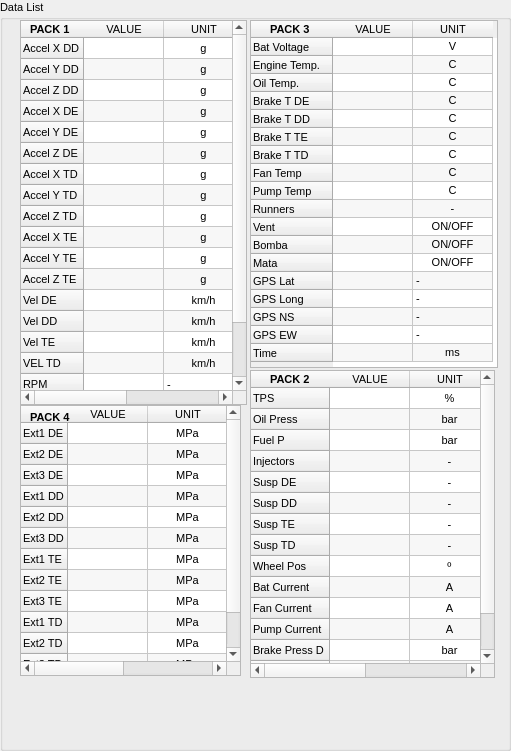
   <widget class="QGroupBox" name="groupBox_18">
    <property name="geometry">
     <rect>
      <x>690</x>
      <y>0</y>
      <width>511</width>
      <height>751</height>
     </rect>
    </property>
    <property name="font">
     <font>
      <pointsize>8</pointsize>
     </font>
    </property>
    <property name="title">
     <string>Data List</string>
    </property>
    <widget class="QTableWidget" name="tableWidget_Package1">
     <property name="geometry">
      <rect>
       <x>20</x>
       <y>20</y>
       <width>227</width>
       <height>385</height>
      </rect>
     </property>
     <property name="font">
      <font>
       <pointsize>8</pointsize>
      </font>
     </property>
     <property name="sizeAdjustPolicy">
      <enum>QAbstractScrollArea::AdjustToContentsOnFirstShow</enum>
     </property>
     <property name="alternatingRowColors">
      <bool>true</bool>
     </property>
     <property name="showGrid">
      <bool>true</bool>
     </property>
     <property name="gridStyle">
      <enum>Qt::SolidLine</enum>
     </property>
     <property name="wordWrap">
      <bool>true</bool>
     </property>
     <attribute name="horizontalHeaderVisible">
      <bool>true</bool>
     </attribute>
     <attribute name="horizontalHeaderDefaultSectionSize">
      <number>80</number>
     </attribute>
     <attribute name="horizontalHeaderHighlightSections">
      <bool>true</bool>
     </attribute>
     <attribute name="verticalHeaderDefaultSectionSize">
      <number>21</number>
     </attribute>
     <row>
      <property name="text">
       <string>Accel X DD</string>
      </property>
     </row>
     <row>
      <property name="text">
       <string>Accel Y DD</string>
      </property>
     </row>
     <row>
      <property name="text">
       <string>Accel Z DD</string>
      </property>
     </row>
     <row>
      <property name="text">
       <string>Accel X DE</string>
      </property>
     </row>
     <row>
      <property name="text">
       <string>Accel Y DE</string>
      </property>
     </row>
     <row>
      <property name="text">
       <string>Accel Z DE</string>
      </property>
     </row>
     <row>
      <property name="text">
       <string>Accel X TD</string>
      </property>
     </row>
     <row>
      <property name="text">
       <string>Accel Y TD</string>
      </property>
     </row>
     <row>
      <property name="text">
       <string>Accel Z TD</string>
      </property>
     </row>
     <row>
      <property name="text">
       <string>Accel X TE</string>
      </property>
     </row>
     <row>
      <property name="text">
       <string>Accel Y TE</string>
      </property>
     </row>
     <row>
      <property name="text">
       <string>Accel Z TE</string>
      </property>
     </row>
     <row>
      <property name="text">
       <string>Vel DE</string>
      </property>
     </row>
     <row>
      <property name="text">
       <string>Vel DD</string>
      </property>
     </row>
     <row>
      <property name="text">
       <string>Vel TE</string>
      </property>
     </row>
     <row>
      <property name="text">
       <string>VEL TD</string>
      </property>
     </row>
     <row>
      <property name="text">
       <string>RPM</string>
      </property>
     </row>
     <row>
      <property name="text">
       <string>Beacon</string>
      </property>
     </row>
     <row>
      <property name="text">
       <string>Time</string>
      </property>
     </row>
     <column>
      <property name="text">
       <string>VALUE</string>
      </property>
     </column>
     <column>
      <property name="text">
       <string>UNIT</string>
      </property>
     </column>
     <item row="0" column="0">
      <property name="text">
       <string/>
      </property>
      <property name="textAlignment">
       <set>AlignCenter</set>
      </property>
     </item>
     <item row="0" column="1">
      <property name="text">
       <string>g</string>
      </property>
      <property name="textAlignment">
       <set>AlignCenter</set>
      </property>
     </item>
     <item row="1" column="0">
      <property name="text">
       <string/>
      </property>
      <property name="textAlignment">
       <set>AlignCenter</set>
      </property>
     </item>
     <item row="1" column="1">
      <property name="text">
       <string>g</string>
      </property>
      <property name="textAlignment">
       <set>AlignCenter</set>
      </property>
     </item>
     <item row="2" column="0">
      <property name="text">
       <string/>
      </property>
      <property name="textAlignment">
       <set>AlignCenter</set>
      </property>
     </item>
     <item row="2" column="1">
      <property name="text">
       <string>g</string>
      </property>
      <property name="textAlignment">
       <set>AlignCenter</set>
      </property>
     </item>
     <item row="3" column="0">
      <property name="text">
       <string/>
      </property>
      <property name="textAlignment">
       <set>AlignCenter</set>
      </property>
     </item>
     <item row="3" column="1">
      <property name="text">
       <string>g</string>
      </property>
      <property name="textAlignment">
       <set>AlignCenter</set>
      </property>
     </item>
     <item row="4" column="0">
      <property name="text">
       <string/>
      </property>
      <property name="textAlignment">
       <set>AlignCenter</set>
      </property>
     </item>
     <item row="4" column="1">
      <property name="text">
       <string>g</string>
      </property>
      <property name="textAlignment">
       <set>AlignCenter</set>
      </property>
     </item>
     <item row="5" column="0">
      <property name="text">
       <string/>
      </property>
      <property name="textAlignment">
       <set>AlignCenter</set>
      </property>
     </item>
     <item row="5" column="1">
      <property name="text">
       <string>g</string>
      </property>
      <property name="textAlignment">
       <set>AlignCenter</set>
      </property>
     </item>
     <item row="6" column="0">
      <property name="text">
       <string/>
      </property>
      <property name="textAlignment">
       <set>AlignCenter</set>
      </property>
     </item>
     <item row="6" column="1">
      <property name="text">
       <string>g</string>
      </property>
      <property name="textAlignment">
       <set>AlignCenter</set>
      </property>
     </item>
     <item row="7" column="0">
      <property name="text">
       <string/>
      </property>
      <property name="textAlignment">
       <set>AlignCenter</set>
      </property>
     </item>
     <item row="7" column="1">
      <property name="text">
       <string>g</string>
      </property>
      <property name="textAlignment">
       <set>AlignCenter</set>
      </property>
     </item>
     <item row="8" column="1">
      <property name="text">
       <string>g</string>
      </property>
      <property name="textAlignment">
       <set>AlignCenter</set>
      </property>
     </item>
     <item row="9" column="1">
      <property name="text">
       <string>g</string>
      </property>
      <property name="textAlignment">
       <set>AlignCenter</set>
      </property>
     </item>
     <item row="10" column="1">
      <property name="text">
       <string>g</string>
      </property>
      <property name="textAlignment">
       <set>AlignCenter</set>
      </property>
     </item>
     <item row="11" column="1">
      <property name="text">
       <string>g</string>
      </property>
      <property name="textAlignment">
       <set>AlignCenter</set>
      </property>
     </item>
     <item row="12" column="1">
      <property name="text">
       <string>km/h</string>
      </property>
      <property name="textAlignment">
       <set>AlignCenter</set>
      </property>
     </item>
     <item row="13" column="1">
      <property name="text">
       <string>km/h</string>
      </property>
      <property name="textAlignment">
       <set>AlignCenter</set>
      </property>
     </item>
     <item row="14" column="1">
      <property name="text">
       <string>km/h</string>
      </property>
      <property name="textAlignment">
       <set>AlignCenter</set>
      </property>
     </item>
     <item row="15" column="1">
      <property name="text">
       <string>km/h</string>
      </property>
      <property name="textAlignment">
       <set>AlignCenter</set>
      </property>
     </item>
     <item row="16" column="1">
      <property name="text">
       <string>-</string>
      </property>
     </item>
     <item row="17" column="1">
      <property name="text">
       <string>-</string>
      </property>
     </item>
     <item row="18" column="1">
      <property name="text">
       <string>ms</string>
      </property>
     </item>
    </widget>
    <widget class="QLabel" name="label_38">
     <property name="geometry">
      <rect>
       <x>30</x>
       <y>20</y>
       <width>41</width>
       <height>20</height>
      </rect>
     </property>
     <property name="font">
      <font>
       <weight>75</weight>
       <bold>true</bold>
      </font>
     </property>
     <property name="text">
      <string>&lt;html&gt;&lt;head/&gt;&lt;body&gt;&lt;p&gt;PACK 1&lt;/p&gt;&lt;/body&gt;&lt;/html&gt;</string>
     </property>
    </widget>
    <widget class="QTableWidget" name="tableWidget_Package2">
     <property name="geometry">
      <rect>
       <x>250</x>
       <y>370</y>
       <width>245</width>
       <height>308</height>
      </rect>
     </property>
     <property name="font">
      <font>
       <pointsize>8</pointsize>
      </font>
     </property>
     <property name="alternatingRowColors">
      <bool>true</bool>
     </property>
     <attribute name="horizontalHeaderDefaultSectionSize">
      <number>80</number>
     </attribute>
     <attribute name="verticalHeaderDefaultSectionSize">
      <number>21</number>
     </attribute>
     <row>
      <property name="text">
       <string>TPS</string>
      </property>
     </row>
     <row>
      <property name="text">
       <string>Oil Press</string>
      </property>
     </row>
     <row>
      <property name="text">
       <string>Fuel P</string>
      </property>
     </row>
     <row>
      <property name="text">
       <string>Injectors</string>
      </property>
     </row>
     <row>
      <property name="text">
       <string>Susp DE</string>
      </property>
     </row>
     <row>
      <property name="text">
       <string>Susp DD</string>
      </property>
     </row>
     <row>
      <property name="text">
       <string>Susp TE</string>
      </property>
     </row>
     <row>
      <property name="text">
       <string>Susp TD</string>
      </property>
     </row>
     <row>
      <property name="text">
       <string>Wheel Pos</string>
      </property>
     </row>
     <row>
      <property name="text">
       <string>Bat Current</string>
      </property>
     </row>
     <row>
      <property name="text">
       <string>Fan Current</string>
      </property>
     </row>
     <row>
      <property name="text">
       <string>Pump Current</string>
      </property>
     </row>
     <row>
      <property name="text">
       <string>Brake Press D</string>
      </property>
     </row>
     <row>
      <property name="text">
       <string>Brake Press T</string>
      </property>
     </row>
     <row>
      <property name="text">
       <string>Time</string>
      </property>
     </row>
     <column>
      <property name="text">
       <string>VALUE</string>
      </property>
     </column>
     <column>
      <property name="text">
       <string>UNIT</string>
      </property>
     </column>
     <item row="0" column="0">
      <property name="text">
       <string/>
      </property>
      <property name="textAlignment">
       <set>AlignCenter</set>
      </property>
     </item>
     <item row="0" column="1">
      <property name="text">
       <string>%</string>
      </property>
      <property name="textAlignment">
       <set>AlignCenter</set>
      </property>
     </item>
     <item row="1" column="0">
      <property name="text">
       <string/>
      </property>
      <property name="textAlignment">
       <set>AlignCenter</set>
      </property>
     </item>
     <item row="1" column="1">
      <property name="text">
       <string>bar</string>
      </property>
      <property name="textAlignment">
       <set>AlignCenter</set>
      </property>
     </item>
     <item row="2" column="0">
      <property name="text">
       <string/>
      </property>
      <property name="textAlignment">
       <set>AlignCenter</set>
      </property>
     </item>
     <item row="2" column="1">
      <property name="text">
       <string>bar</string>
      </property>
      <property name="textAlignment">
       <set>AlignCenter</set>
      </property>
     </item>
     <item row="3" column="0">
      <property name="text">
       <string/>
      </property>
      <property name="textAlignment">
       <set>AlignCenter</set>
      </property>
     </item>
     <item row="3" column="1">
      <property name="text">
       <string>-</string>
      </property>
      <property name="textAlignment">
       <set>AlignCenter</set>
      </property>
     </item>
     <item row="4" column="0">
      <property name="text">
       <string/>
      </property>
      <property name="textAlignment">
       <set>AlignCenter</set>
      </property>
     </item>
     <item row="4" column="1">
      <property name="text">
       <string>-</string>
      </property>
      <property name="textAlignment">
       <set>AlignCenter</set>
      </property>
     </item>
     <item row="5" column="0">
      <property name="text">
       <string/>
      </property>
      <property name="textAlignment">
       <set>AlignCenter</set>
      </property>
     </item>
     <item row="5" column="1">
      <property name="text">
       <string>-</string>
      </property>
      <property name="textAlignment">
       <set>AlignCenter</set>
      </property>
     </item>
     <item row="6" column="0">
      <property name="text">
       <string/>
      </property>
      <property name="textAlignment">
       <set>AlignCenter</set>
      </property>
     </item>
     <item row="6" column="1">
      <property name="text">
       <string>-</string>
      </property>
      <property name="textAlignment">
       <set>AlignCenter</set>
      </property>
     </item>
     <item row="7" column="0">
      <property name="text">
       <string/>
      </property>
      <property name="textAlignment">
       <set>AlignCenter</set>
      </property>
     </item>
     <item row="7" column="1">
      <property name="text">
       <string>-</string>
      </property>
      <property name="textAlignment">
       <set>AlignCenter</set>
      </property>
     </item>
     <item row="8" column="1">
      <property name="text">
       <string>º</string>
      </property>
      <property name="textAlignment">
       <set>AlignCenter</set>
      </property>
     </item>
     <item row="9" column="1">
      <property name="text">
       <string>A</string>
      </property>
      <property name="textAlignment">
       <set>AlignCenter</set>
      </property>
     </item>
     <item row="10" column="1">
      <property name="text">
       <string>A</string>
      </property>
      <property name="textAlignment">
       <set>AlignCenter</set>
      </property>
     </item>
     <item row="11" column="1">
      <property name="text">
       <string>A</string>
      </property>
      <property name="textAlignment">
       <set>AlignCenter</set>
      </property>
     </item>
     <item row="12" column="1">
      <property name="text">
       <string>bar</string>
      </property>
      <property name="textAlignment">
       <set>AlignCenter</set>
      </property>
     </item>
     <item row="13" column="1">
      <property name="text">
       <string>bar</string>
      </property>
      <property name="textAlignment">
       <set>AlignCenter</set>
      </property>
     </item>
     <item row="14" column="1">
      <property name="text">
       <string>ms</string>
      </property>
      <property name="textAlignment">
       <set>AlignCenter</set>
      </property>
     </item>
    </widget>
    <widget class="QLabel" name="label_44">
     <property name="geometry">
      <rect>
       <x>270</x>
       <y>370</y>
       <width>41</width>
       <height>20</height>
      </rect>
     </property>
     <property name="font">
      <font>
       <weight>75</weight>
       <bold>true</bold>
      </font>
     </property>
     <property name="text">
      <string>&lt;html&gt;&lt;head/&gt;&lt;body&gt;&lt;p&gt;PACK 2&lt;/p&gt;&lt;/body&gt;&lt;/html&gt;</string>
     </property>
    </widget>
    <widget class="QLabel" name="label_39">
     <property name="geometry">
      <rect>
       <x>270</x>
       <y>20</y>
       <width>71</width>
       <height>20</height>
      </rect>
     </property>
     <property name="font">
      <font>
       <weight>75</weight>
       <bold>true</bold>
      </font>
     </property>
     <property name="text">
      <string>&lt;html&gt;&lt;head/&gt;&lt;body&gt;&lt;p&gt;PACK 3&lt;/p&gt;&lt;/body&gt;&lt;/html&gt;</string>
     </property>
    </widget>
    <widget class="QTableWidget" name="tableWidget_Package3">
     <property name="geometry">
      <rect>
       <x>250</x>
       <y>20</y>
       <width>248</width>
       <height>348</height>
      </rect>
     </property>
     <property name="font">
      <font>
       <pointsize>8</pointsize>
       <kerning>true</kerning>
      </font>
     </property>
     <property name="alternatingRowColors">
      <bool>true</bool>
     </property>
     <attribute name="horizontalHeaderDefaultSectionSize">
      <number>80</number>
     </attribute>
     <attribute name="horizontalHeaderHighlightSections">
      <bool>true</bool>
     </attribute>
     <attribute name="verticalHeaderMinimumSectionSize">
      <number>17</number>
     </attribute>
     <attribute name="verticalHeaderDefaultSectionSize">
      <number>18</number>
     </attribute>
     <row>
      <property name="text">
       <string>Bat Voltage</string>
      </property>
     </row>
     <row>
      <property name="text">
       <string>Engine Temp.  </string>
      </property>
     </row>
     <row>
      <property name="text">
       <string>Oil Temp.</string>
      </property>
     </row>
     <row>
      <property name="text">
       <string>Brake T DE</string>
      </property>
     </row>
     <row>
      <property name="text">
       <string>Brake T DD</string>
      </property>
     </row>
     <row>
      <property name="text">
       <string>Brake T TE</string>
      </property>
     </row>
     <row>
      <property name="text">
       <string>Brake T TD</string>
      </property>
     </row>
     <row>
      <property name="text">
       <string>Fan Temp</string>
      </property>
     </row>
     <row>
      <property name="text">
       <string>Pump Temp</string>
      </property>
     </row>
     <row>
      <property name="text">
       <string>Runners</string>
      </property>
     </row>
     <row>
      <property name="text">
       <string>Vent</string>
      </property>
     </row>
     <row>
      <property name="text">
       <string>Bomba</string>
      </property>
     </row>
     <row>
      <property name="text">
       <string>Mata</string>
      </property>
     </row>
     <row>
      <property name="text">
       <string>GPS Lat</string>
      </property>
     </row>
     <row>
      <property name="text">
       <string>GPS Long</string>
      </property>
     </row>
     <row>
      <property name="text">
       <string>GPS NS</string>
      </property>
     </row>
     <row>
      <property name="text">
       <string>GPS EW</string>
      </property>
     </row>
     <row>
      <property name="text">
       <string>Time</string>
      </property>
     </row>
     <column>
      <property name="text">
       <string>VALUE</string>
      </property>
     </column>
     <column>
      <property name="text">
       <string>UNIT</string>
      </property>
     </column>
     <item row="0" column="0">
      <property name="text">
       <string/>
      </property>
      <property name="textAlignment">
       <set>AlignCenter</set>
      </property>
     </item>
     <item row="0" column="1">
      <property name="text">
       <string>V</string>
      </property>
      <property name="textAlignment">
       <set>AlignCenter</set>
      </property>
     </item>
     <item row="1" column="0">
      <property name="text">
       <string/>
      </property>
      <property name="textAlignment">
       <set>AlignCenter</set>
      </property>
     </item>
     <item row="1" column="1">
      <property name="text">
       <string>C</string>
      </property>
      <property name="textAlignment">
       <set>AlignCenter</set>
      </property>
     </item>
     <item row="2" column="0">
      <property name="text">
       <string/>
      </property>
      <property name="textAlignment">
       <set>AlignCenter</set>
      </property>
     </item>
     <item row="2" column="1">
      <property name="text">
       <string>C</string>
      </property>
      <property name="textAlignment">
       <set>AlignCenter</set>
      </property>
     </item>
     <item row="3" column="0">
      <property name="text">
       <string/>
      </property>
      <property name="textAlignment">
       <set>AlignCenter</set>
      </property>
     </item>
     <item row="3" column="1">
      <property name="text">
       <string>C</string>
      </property>
      <property name="textAlignment">
       <set>AlignCenter</set>
      </property>
     </item>
     <item row="4" column="0">
      <property name="text">
       <string/>
      </property>
      <property name="textAlignment">
       <set>AlignCenter</set>
      </property>
     </item>
     <item row="4" column="1">
      <property name="text">
       <string>C</string>
      </property>
      <property name="textAlignment">
       <set>AlignCenter</set>
      </property>
     </item>
     <item row="5" column="0">
      <property name="text">
       <string/>
      </property>
      <property name="textAlignment">
       <set>AlignCenter</set>
      </property>
     </item>
     <item row="5" column="1">
      <property name="text">
       <string>C</string>
      </property>
      <property name="textAlignment">
       <set>AlignCenter</set>
      </property>
     </item>
     <item row="6" column="0">
      <property name="text">
       <string/>
      </property>
      <property name="textAlignment">
       <set>AlignCenter</set>
      </property>
     </item>
     <item row="6" column="1">
      <property name="text">
       <string>C</string>
      </property>
      <property name="textAlignment">
       <set>AlignCenter</set>
      </property>
     </item>
     <item row="7" column="0">
      <property name="text">
       <string/>
      </property>
      <property name="textAlignment">
       <set>AlignCenter</set>
      </property>
     </item>
     <item row="7" column="1">
      <property name="text">
       <string>C</string>
      </property>
      <property name="textAlignment">
       <set>AlignCenter</set>
      </property>
     </item>
     <item row="8" column="0">
      <property name="text">
       <string/>
      </property>
      <property name="textAlignment">
       <set>AlignCenter</set>
      </property>
     </item>
     <item row="8" column="1">
      <property name="text">
       <string>C</string>
      </property>
      <property name="textAlignment">
       <set>AlignCenter</set>
      </property>
     </item>
     <item row="9" column="0">
      <property name="text">
       <string/>
      </property>
      <property name="textAlignment">
       <set>AlignCenter</set>
      </property>
     </item>
     <item row="9" column="1">
      <property name="text">
       <string>-</string>
      </property>
      <property name="textAlignment">
       <set>AlignCenter</set>
      </property>
     </item>
     <item row="10" column="1">
      <property name="text">
       <string>ON/OFF</string>
      </property>
      <property name="textAlignment">
       <set>AlignCenter</set>
      </property>
     </item>
     <item row="11" column="1">
      <property name="text">
       <string>ON/OFF</string>
      </property>
      <property name="textAlignment">
       <set>AlignCenter</set>
      </property>
     </item>
     <item row="12" column="1">
      <property name="text">
       <string>ON/OFF</string>
      </property>
      <property name="textAlignment">
       <set>AlignCenter</set>
      </property>
     </item>
     <item row="13" column="1">
      <property name="text">
       <string>-</string>
      </property>
     </item>
     <item row="14" column="1">
      <property name="text">
       <string>-</string>
      </property>
     </item>
     <item row="15" column="1">
      <property name="text">
       <string>-</string>
      </property>
     </item>
     <item row="16" column="1">
      <property name="text">
       <string>-</string>
      </property>
     </item>
     <item row="17" column="1">
      <property name="text">
       <string>ms</string>
      </property>
      <property name="textAlignment">
       <set>AlignCenter</set>
      </property>
     </item>
    </widget>
    <widget class="QTableWidget" name="tableWidget_StrainGauge">
     <property name="geometry">
      <rect>
       <x>20</x>
       <y>405</y>
       <width>221</width>
       <height>271</height>
      </rect>
     </property>
     <property name="alternatingRowColors">
      <bool>true</bool>
     </property>
     <attribute name="horizontalHeaderDefaultSectionSize">
      <number>80</number>
     </attribute>
     <attribute name="verticalHeaderDefaultSectionSize">
      <number>21</number>
     </attribute>
     <row>
      <property name="text">
       <string>Ext1 DE</string>
      </property>
     </row>
     <row>
      <property name="text">
       <string>Ext2 DE</string>
      </property>
     </row>
     <row>
      <property name="text">
       <string>Ext3 DE</string>
      </property>
     </row>
     <row>
      <property name="text">
       <string>Ext1 DD</string>
      </property>
     </row>
     <row>
      <property name="text">
       <string>Ext2 DD</string>
      </property>
     </row>
     <row>
      <property name="text">
       <string>Ext3 DD</string>
      </property>
     </row>
     <row>
      <property name="text">
       <string>Ext1 TE</string>
      </property>
     </row>
     <row>
      <property name="text">
       <string>Ext2 TE</string>
      </property>
     </row>
     <row>
      <property name="text">
       <string>Ext3 TE</string>
      </property>
     </row>
     <row>
      <property name="text">
       <string>Ext1 TD</string>
      </property>
     </row>
     <row>
      <property name="text">
       <string>Ext2 TD</string>
      </property>
     </row>
     <row>
      <property name="text">
       <string>Ext3 TD</string>
      </property>
     </row>
     <row>
      <property name="text">
       <string>Time</string>
      </property>
     </row>
     <column>
      <property name="text">
       <string>VALUE</string>
      </property>
     </column>
     <column>
      <property name="text">
       <string>UNIT</string>
      </property>
     </column>
     <item row="0" column="0">
      <property name="text">
       <string/>
      </property>
      <property name="textAlignment">
       <set>AlignCenter</set>
      </property>
     </item>
     <item row="0" column="1">
      <property name="text">
       <string>MPa</string>
      </property>
      <property name="textAlignment">
       <set>AlignCenter</set>
      </property>
     </item>
     <item row="1" column="0">
      <property name="text">
       <string/>
      </property>
      <property name="textAlignment">
       <set>AlignCenter</set>
      </property>
     </item>
     <item row="1" column="1">
      <property name="text">
       <string>MPa</string>
      </property>
      <property name="textAlignment">
       <set>AlignCenter</set>
      </property>
     </item>
     <item row="2" column="0">
      <property name="text">
       <string/>
      </property>
      <property name="textAlignment">
       <set>AlignCenter</set>
      </property>
     </item>
     <item row="2" column="1">
      <property name="text">
       <string>MPa</string>
      </property>
      <property name="textAlignment">
       <set>AlignCenter</set>
      </property>
     </item>
     <item row="3" column="0">
      <property name="text">
       <string/>
      </property>
      <property name="textAlignment">
       <set>AlignCenter</set>
      </property>
     </item>
     <item row="3" column="1">
      <property name="text">
       <string>MPa</string>
      </property>
      <property name="textAlignment">
       <set>AlignCenter</set>
      </property>
     </item>
     <item row="4" column="0">
      <property name="text">
       <string/>
      </property>
      <property name="textAlignment">
       <set>AlignCenter</set>
      </property>
     </item>
     <item row="4" column="1">
      <property name="text">
       <string>MPa</string>
      </property>
      <property name="textAlignment">
       <set>AlignCenter</set>
      </property>
     </item>
     <item row="5" column="0">
      <property name="text">
       <string/>
      </property>
      <property name="textAlignment">
       <set>AlignCenter</set>
      </property>
     </item>
     <item row="5" column="1">
      <property name="text">
       <string>MPa</string>
      </property>
      <property name="textAlignment">
       <set>AlignCenter</set>
      </property>
     </item>
     <item row="6" column="0">
      <property name="text">
       <string/>
      </property>
      <property name="textAlignment">
       <set>AlignCenter</set>
      </property>
     </item>
     <item row="6" column="1">
      <property name="text">
       <string>MPa</string>
      </property>
      <property name="textAlignment">
       <set>AlignCenter</set>
      </property>
     </item>
     <item row="7" column="0">
      <property name="text">
       <string/>
      </property>
      <property name="textAlignment">
       <set>AlignCenter</set>
      </property>
     </item>
     <item row="7" column="1">
      <property name="text">
       <string>MPa</string>
      </property>
      <property name="textAlignment">
       <set>AlignCenter</set>
      </property>
     </item>
     <item row="8" column="1">
      <property name="text">
       <string>MPa</string>
      </property>
      <property name="textAlignment">
       <set>AlignCenter</set>
      </property>
     </item>
     <item row="9" column="1">
      <property name="text">
       <string>MPa</string>
      </property>
      <property name="textAlignment">
       <set>AlignCenter</set>
      </property>
     </item>
     <item row="10" column="1">
      <property name="text">
       <string>MPa</string>
      </property>
      <property name="textAlignment">
       <set>AlignCenter</set>
      </property>
     </item>
     <item row="11" column="1">
      <property name="text">
       <string>MPa</string>
      </property>
      <property name="textAlignment">
       <set>AlignCenter</set>
      </property>
     </item>
     <item row="12" column="0">
      <property name="text">
       <string/>
      </property>
      <property name="textAlignment">
       <set>AlignCenter</set>
      </property>
     </item>
     <item row="12" column="1">
      <property name="text">
       <string>ms</string>
      </property>
      <property name="textAlignment">
       <set>AlignCenter</set>
      </property>
     </item>
    </widget>
    <widget class="QLabel" name="label_46">
     <property name="geometry">
      <rect>
       <x>30</x>
       <y>410</y>
       <width>41</width>
       <height>16</height>
      </rect>
     </property>
     <property name="font">
      <font>
       <weight>75</weight>
       <bold>true</bold>
      </font>
     </property>
     <property name="text">
      <string>&lt;html&gt;&lt;head/&gt;&lt;body&gt;&lt;p&gt;PACK 4&lt;/p&gt;&lt;/body&gt;&lt;/html&gt;</string>
     </property>
    </widget>
    <zorder>tableWidget_Package1</zorder>
    <zorder>label_38</zorder>
    <zorder>tableWidget_Package3</zorder>
    <zorder>label_39</zorder>
    <zorder>tableWidget_Package2</zorder>
    <zorder>label_44</zorder>
    <zorder>tableWidget_StrainGauge</zorder>
    <zorder>label_46</zorder>
   </widget>
